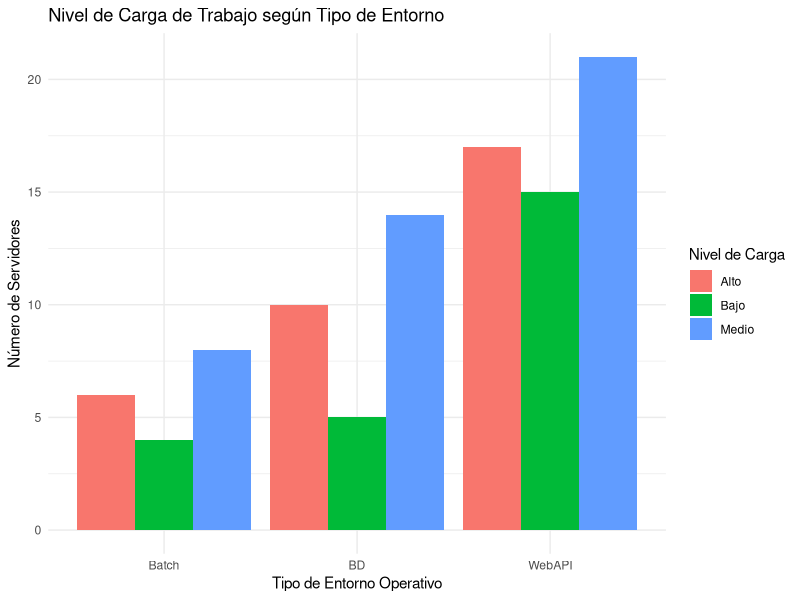
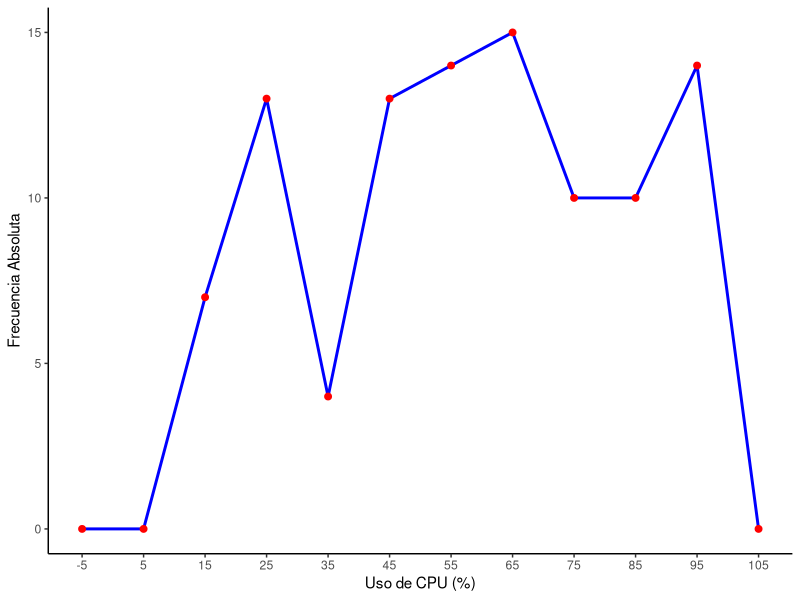
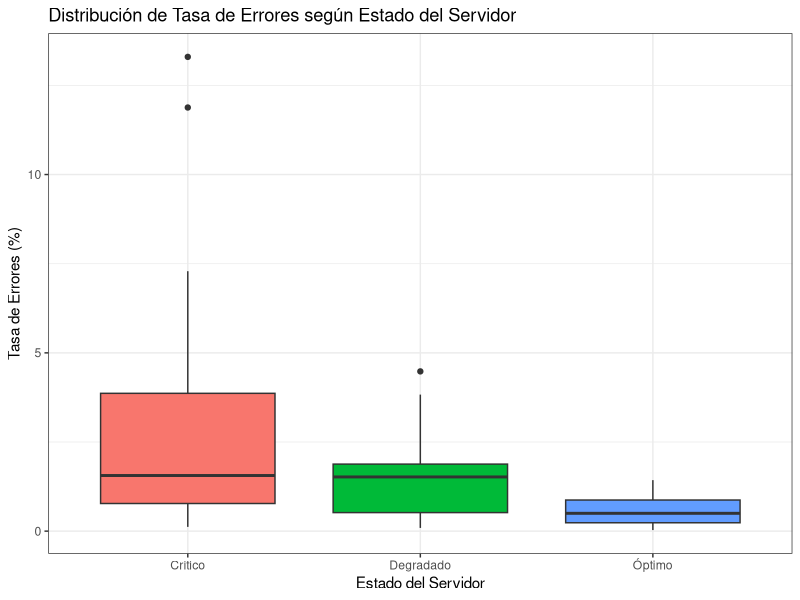

Recreate these plots in R, in order.
## ---- chunk 1
knitr::opts_chunk$set(echo = TRUE, warning = FALSE, message = FALSE)
# Carga de librerías
library(readxl)
library(dplyr)
library(ggplot2)
library(knitr)
## ---- chunk 2
# Lectura de datos en excel
datos <- read_excel("BaseDatosServidores.xlsx")

# Verifico la estructura de los datos con esto
head(datos)
str(datos)
## ---- chunk 3
# Cálculo de frecuencias absolutas y porcentajes
tabla_frecuencias <- datos %>%
  group_by(`Estado del Servidor` = EstadoServidor) %>%
  summarise(
    `Frecuencia Absoluta` = n(),
    `Porcentaje (%)` = round((n() / nrow(datos)) * 100, 2)
  ) %>%
  arrange(desc(`Frecuencia Absoluta`))

# Agregar fila de Total
tabla_pregunta1 <- bind_rows(
  tabla_frecuencias,
  tibble(
    `Estado del Servidor` = "Total",
    `Frecuencia Absoluta` = sum(tabla_frecuencias$`Frecuencia Absoluta`),
    `Porcentaje (%)` = sum(tabla_frecuencias$`Porcentaje (%)`)
  )
)

# Presentación del cuadro
kable(tabla_pregunta1, align = c("l", "c", "c"))
## ---- chunk 4
# Gráfico de barras agrupadas
ggplot(datos, aes(x = TipoEntorno, fill = NivelCarga)) +
  geom_bar(position = "dodge") +
  labs(
    title = "Nivel de Carga de Trabajo según Tipo de Entorno",
    x = "Tipo de Entorno Operativo",
    y = "Número de Servidores",
    fill = "Nivel de Carga"
  ) +
  theme_minimal()
## ---- chunk 5
# Límites de clase con ancho de 10
limites_clase <- seq(0, 100, by = 10)

# Agrupación y tabla de frecuencias
intervalos <- cut(datos$UsoCPU, breaks = limites_clase, right = FALSE, include.lowest = TRUE)
tabla_intervalos <- as.data.frame(table(intervalos))

# Marcas de clase
marcas_clase <- seq(5, 95, by = 10)

# Datos cerrando el polígono en 0 en los extremos
poligono_datos <- data.frame(
  MarcaClase = c(-5, marcas_clase, 105),
  FrecuenciaAbsoluta = c(0, tabla_intervalos$Freq, 0)
)

# Gráfico del polígono
ggplot(poligono_datos, aes(x = MarcaClase, y = FrecuenciaAbsoluta)) +
  geom_line(color = "blue", size = 1) +
  geom_point(color = "red", size = 2) +
  scale_x_continuous(breaks = seq(-5, 105, by = 10)) +
  labs(
    x = "Uso de CPU (%)",
    y = "Frecuencia Absoluta"
  ) +
  theme_classic()
## ---- chunk 6
# Filtrado de latencia para WebAPI
latencia_webapi <- datos %>%
  filter(TipoEntorno == "WebAPI") %>%
  pull(Latencia)

# Cálculo de estadísticas
mediana_webapi <- median(latencia_webapi)
desv_std_webapi <- sd(latencia_webapi)

cat("Mediana de Latencia (WebAPI):", round(mediana_webapi, 2), "ms\n")
cat("Desviación Estándar de Latencia (WebAPI):", round(desv_std_webapi, 2), "ms\n")
## ---- chunk 7
# Cálculo de Q1 y D7
q1_ram <- quantile(datos$UsoRAM, probs = 0.25)
d7_ram <- quantile(datos$UsoRAM, probs = 0.70)

cat("Cuartil 1 (Q1) de Uso de RAM:", round(q1_ram, 2), "GB\n")
cat("Decil 7 (D7) de Uso de RAM:", round(d7_ram, 2), "GB\n")
## ---- chunk 8
# Diagrama de caja
ggplot(datos, aes(x = EstadoServidor, y = TasaErrores, fill = EstadoServidor)) +
  geom_boxplot() +
  labs(
    title = "Distribución de Tasa de Errores según Estado del Servidor",
    x = "Estado del Servidor",
    y = "Tasa de Errores (%)"
  ) +
  theme_bw() +
  theme(legend.position = "none")
## ---- chunk 9
# Filtrado por proveedor
aws_contenedores <- datos %>% filter(ProveedorCloud == "AWS") %>% pull(ContenedoresActivos)
azure_contenedores <- datos %>% filter(ProveedorCloud == "Azure") %>% pull(ContenedoresActivos)

# Coeficiente de Variación CV = (sd / mean) * 100
cv_aws <- (sd(aws_contenedores) / mean(aws_contenedores)) * 10
